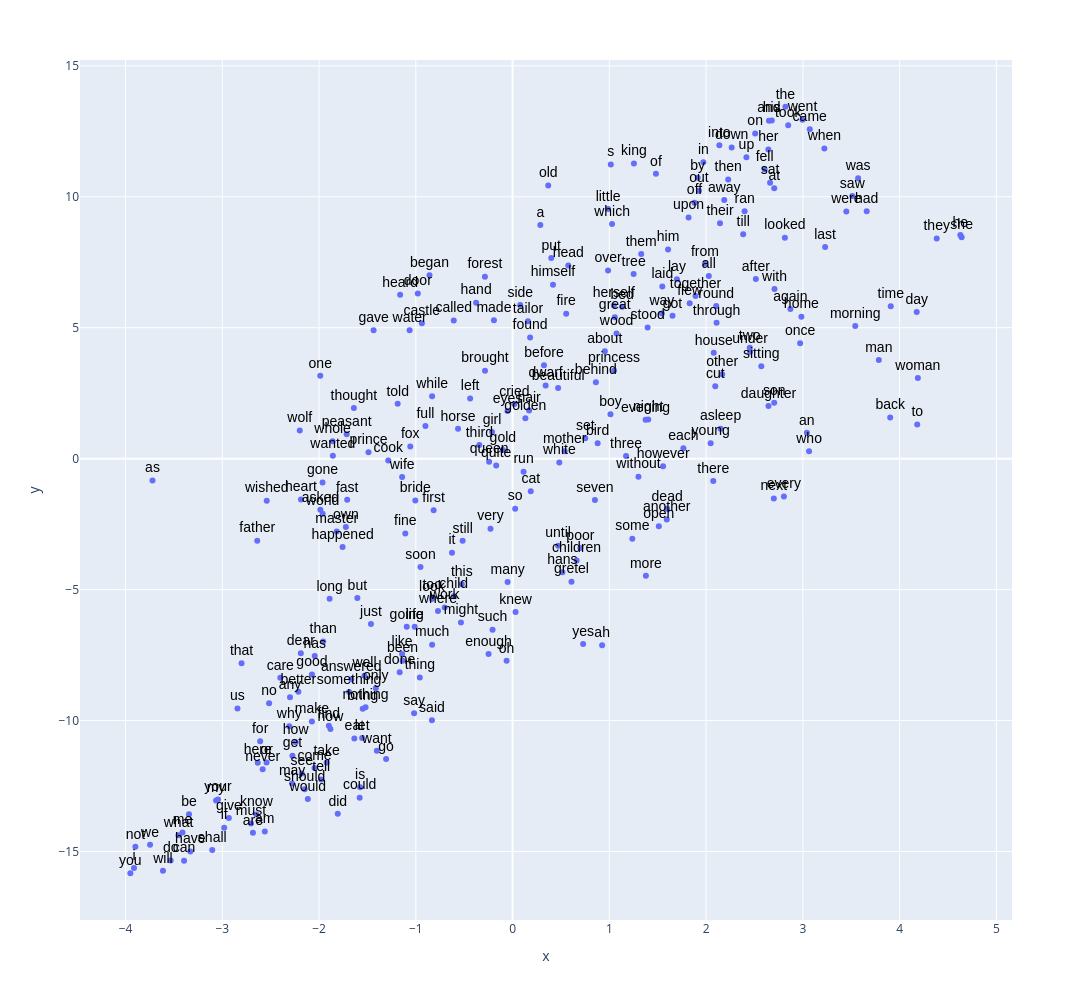

Notebook source saved alongside this figure:
### Code cell
fig=px.scatter(TSNE.reset_index(), 'x', 'y', 
        text='term_str', 
        hover_name='term_str',  
        # size='n',
        height=1000,
        width=1200)\
    .update_traces(
        mode='markers+text', 
        textfont=dict(color='black', size=14, family='Arial'),
        textposition='top center')
fig.write_image('output/p2591-WORD2VEC.png')
fig.show()

### Figure 1 — Plotly figure (JSON) as saved in the notebook; plotly's stock layout.template omitted (floating-point values rounded to 4 significant figures; data arrays with more than 128 entries replaced by an {"elided": "..."} marker saying what was removed)
{"data": [{"hovertemplate": "<b>%{hovertext}</b><br><br>x=%{x}<br>y=%{y}<br>term_str=%{text}<extra></extra>", "hovertext": {"elided": "264 str values"}, "legendgroup": "", "marker": {"color": "#636efa", "symbol": "circle"}, "mode": "markers+text", "name": "", "orientation": "v", "showlegend": false, "text": {"elided": "264 str values"}, "textfont": {"color": "black", "family": "Arial", "size": 14}, "textposition": "top center", "type": "scatter", "x": {"elided": "264 float values"}, "xaxis": "x", "y": {"elided": "264 float values"}, "yaxis": "y"}], "layout": {"height": 1000, "legend": {"tracegroupgap": 0}, "margin": {"t": 60}, "width": 1200, "xaxis": {"anchor": "y", "domain": [0, 1], "title": {"text": "x"}}, "yaxis": {"anchor": "x", "domain": [0, 1], "title": {"text": "y"}}}}
